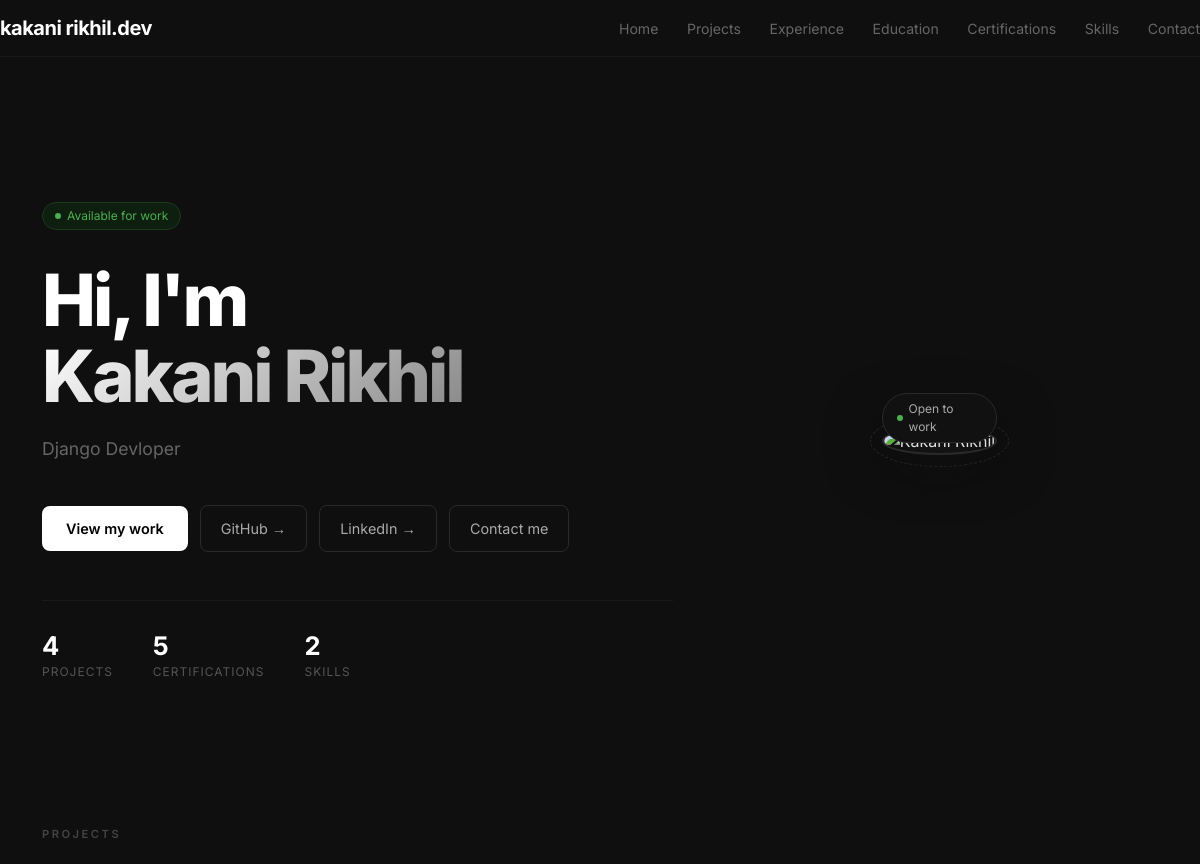
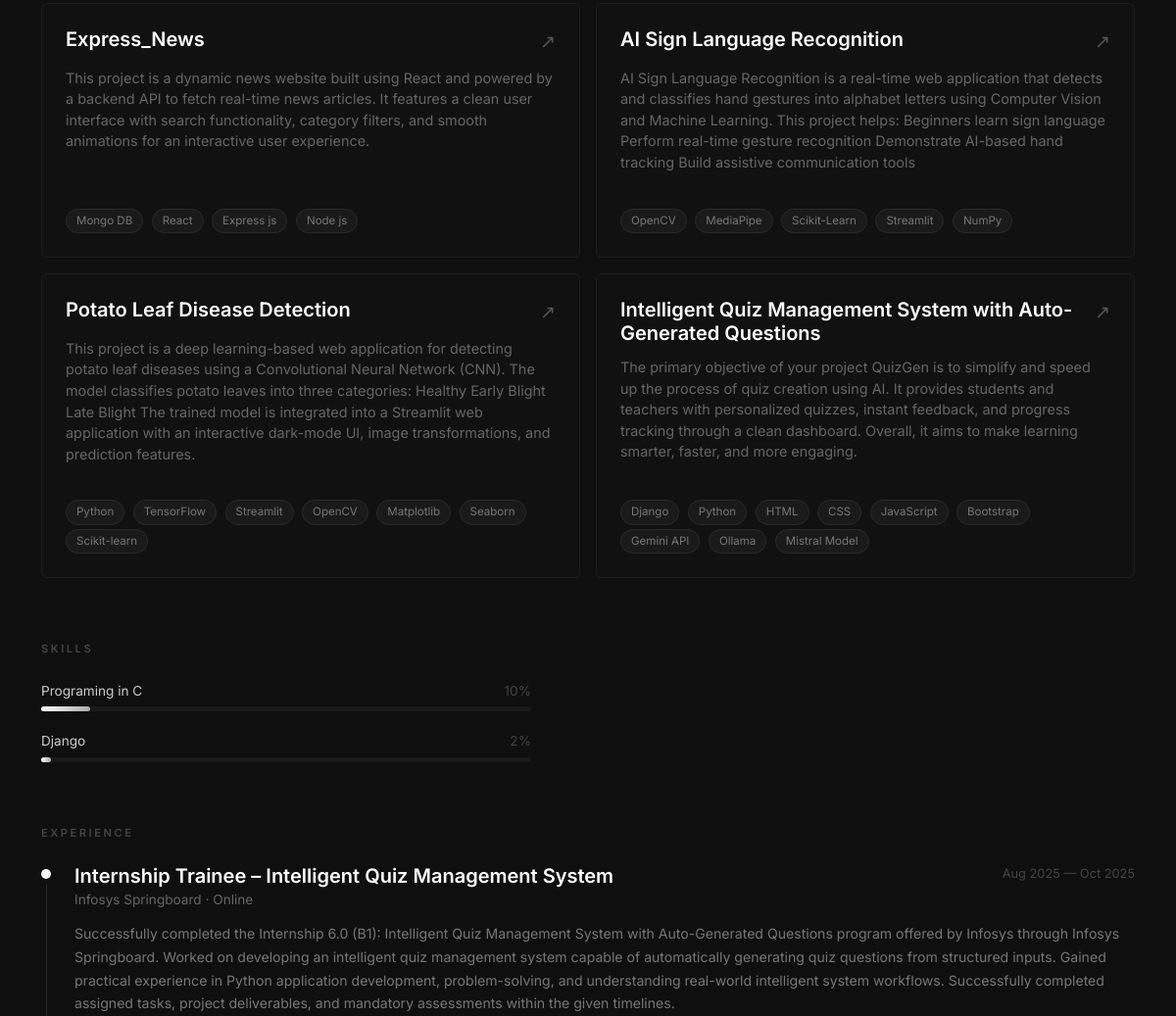
The app's page / (upper part), older data (2 pictures, top to bottom).
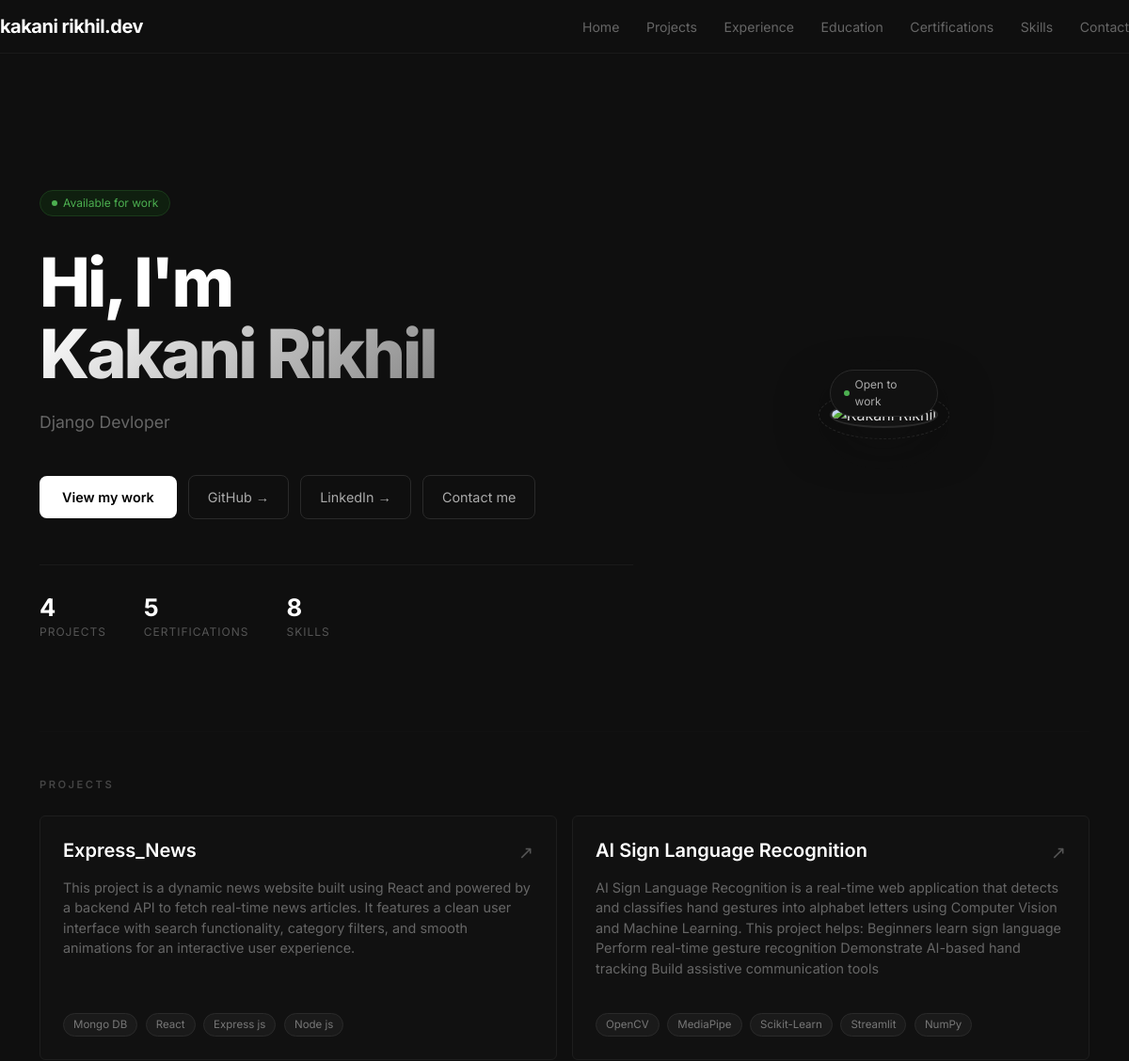
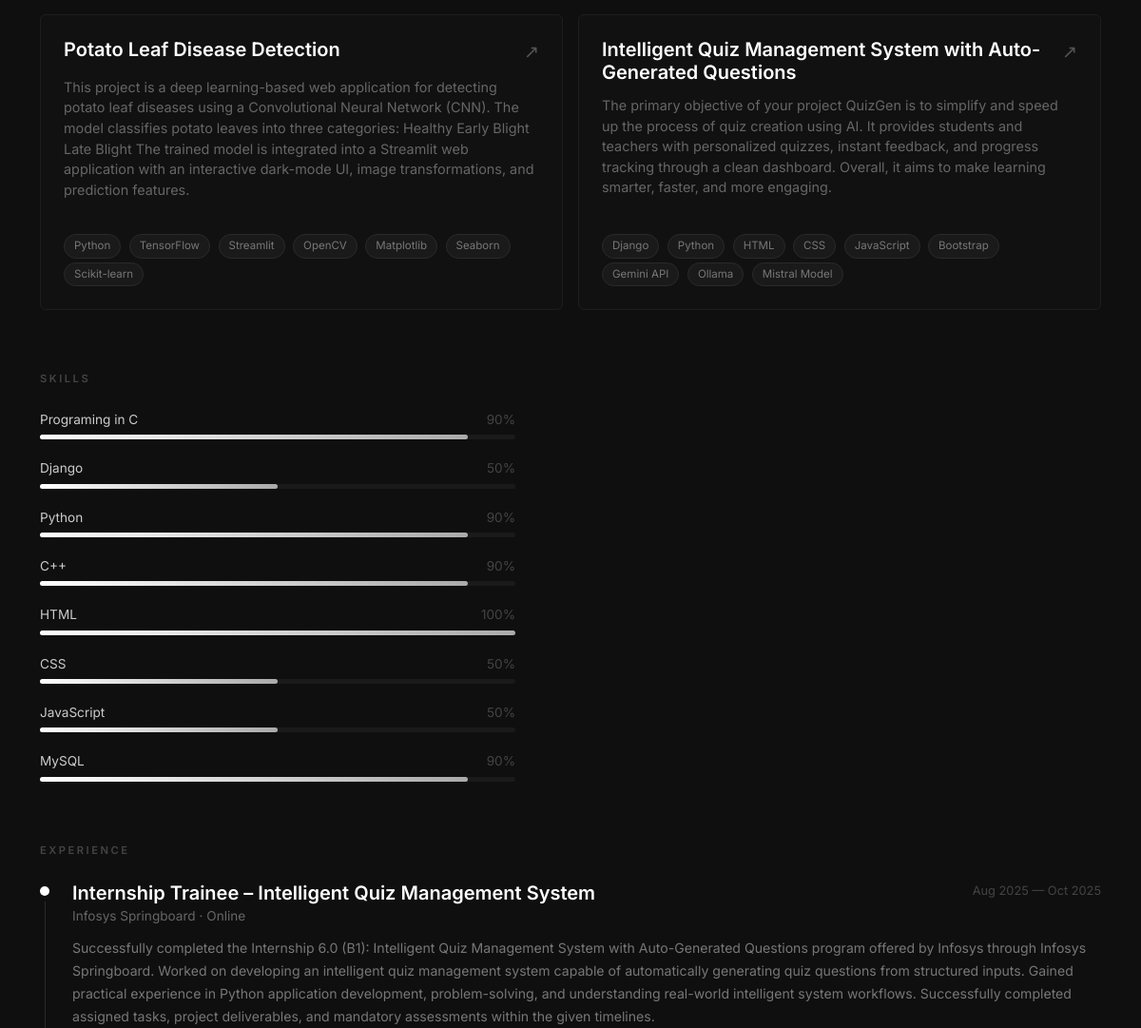
The same page, newer data (2 pictures, top to bottom).
### portfolio/models.py (models this page shows, shortened)
class Project(models.Model):
    title       = models.CharField(max_length=200)
    description = models.TextField()
    github_url  = models.URLField(blank=True)
    image       = models.ImageField(upload_to='projects/', blank=True)
    tech_stack  = models.CharField(max_length=300, blank=True)
    def get_tech_list(self):
        return [t.strip() for t in self.tech_stack.split(',') if t.strip()]

class Skill(models.Model):
    name  = models.CharField(max_length=100)
    level = models.IntegerField()

class Experience(models.Model):
    job_title   = models.CharField(max_length=200)
    company     = models.CharField(max_length=200)
    location    = models.CharField(max_length=200, blank=True)
    start_date  = models.CharField(max_length=50)
    end_date    = models.CharField(max_length=50, blank=True)
    description = models.TextField()
    order       = models.IntegerField(default=0)
    class Meta:
        ordering = ['order']

### portfolio/views.py (the view)
# urls.py: 2. Add a URL to urlpatterns:  path('', views.home, name='home')
def home(request):
    profile        = Profile.objects.first()
    projects       = Project.objects.all()
    skills         = Skill.objects.all()
    experiences    = Experience.objects.all()
    educations     = Education.objects.all()
    certifications = Certification.objects.all()
    return render(request, 'portfolio/home.html', {
        'profile'       : profile,
        'projects'      : projects,
        'skills'        : skills,
        'experiences'   : experiences,
        'educations'    : educations,
        'certifications': certifications,
    })

### portfolio/context_processors.py (called while the page is built)
def profile(request):
    return {
        'site_profile': Profile.objects.first()
    }

### portfolio/templates/portfolio/home.html (shortened to what the changed rows need)
{% extends 'portfolio/base.html' %}
{% load static %}
{% block content %}
<section style="padding: 6rem 0 5rem;">
    <div class="row align-items-center g-5">
        <div class="col-lg-7">
            <h1 style="font-size: clamp(2.8rem, 6vw, 5rem); font-weight: 800;
                       line-height: 1.05; letter-spacing: -3px; color: #fff; margin-bottom: 1.25rem;">
                Hi, I'm<br>
                <span style="background: linear-gradient(135deg, #fff 0%, #888 100%);
                             -webkit-background-clip: text; -webkit-text-fill-color: transparent;
                             background-clip: text;">
                    {{ profile.name }}
                </span>
            </h1>
            <div style="display: flex; gap: 2.5rem; margin-top: 3rem; padding-top: 2rem;
                        border-top: 1px solid #1a1a1a; flex-wrap: wrap;">
                <div>
                    <p style="font-size: 1.6rem; font-weight: 700; color: #fff; margin: 0; line-height: 1;">
                        {{ skills.count }}
                    </p>
                    <p style="font-size: 0.75rem; color: #555; margin: 4px 0 0;
                              letter-spacing: 1px; text-transform: uppercase;">Skills</p>
                </div>
            </div>
        </div>
    </div>
</section>
<section id="projects" style="margin-bottom: 4rem;">
    <div class="row g-3">
        {% for project in projects %}
        <div class="col-md-6">
            <div class="card p-4 h-100">
                <div style="display:flex; justify-content:space-between; align-items:start;">
                    <h5 style="color:#fff; font-weight:600; margin:0;">{{ project.title }}</h5>
                    <a href="{% url 'project-detail' project.id %}"
                       style="color:#555; font-size:1.2rem; text-decoration:none;">&nearr;</a>
                </div>
                <p style="color:#666; font-size:0.9rem; margin-top:0.75rem;">
                    {{ project.description }}
                </p>
                <div style="margin-top:auto; padding-top:1rem;">
                    {% for tech in project.get_tech_list %}
                    <span class="tag">{{ tech }}</span>
                    {% endfor %}
                </div>
            </div>
        </div>
        {% empty %}
        <p style="color:#555;">No projects yet — add them via the admin panel.</p>
        {% endfor %}
    </div>
</section>
<section id="skills" style="margin-bottom: 4rem;">
    <div style="max-width: 500px;">
        {% for skill in skills %}
        <div style="margin-bottom: 1.25rem;">
            <div style="display:flex; justify-content:space-between; font-size:0.85rem;">
                <span style="color:#ccc;">{{ skill.name }}</span>
                <span style="color:#444;">{{ skill.level }}%</span>
            </div>
            <div class="skill-bar-bg">
                <div class="skill-bar-fill" style="width: {{ skill.level }}%;"></div>
            </div>
        </div>
        {% endfor %}
    </div>
</section>
<section id="experience" style="margin-bottom: 4rem;">
    {% for exp in experiences %}
    <div style="display:flex; gap:1.5rem; margin-bottom:2rem;">
        <div style="display:flex; flex-direction:column; align-items:center;">
            <div style="width:10px; height:10px; border-radius:50%; background:#fff; margin-top:5px; flex-shrink:0;"></div>
        </div>
        <div style="flex:1; padding-bottom:1.5rem;">
            <div style="display:flex; justify-content:space-between; align-items:start; flex-wrap:wrap; gap:4px;">
                <div>
                    <h5 style="color:#fff; font-weight:600; margin:0;">{{ exp.job_title }}</h5>
                    <p style="color:#666; font-size:0.85rem; margin:2px 0 0;">
                        {{ exp.company }}{% if exp.location %} · {{ exp.location }}{% endif %}
                    </p>
                </div>
                <span style="color:#444; font-size:0.8rem; white-space:nowrap;">
                    {{ exp.start_date }} — {% if exp.end_date %}{{ exp.end_date }}{% else %}Present{% endif %}
                </span>
            </div>
            <p style="color:#777; font-size:0.88rem; margin-top:0.75rem; line-height:1.7;">
                {{ exp.description }}
            </p>
        </div>
    </div>
    {% empty %}
    <p style="color:#555;">No experience added yet.</p>
    {% endfor %}
</section>
{% endblock %}

Row changes from the older to the newer data that the page shows:
changed Skill "Programing in C": level "10" → "90"
changed Skill "Django": level "2" → "50"
added Skill: name "Python", level "90"
added Skill: name "C++", level "90"
added Skill: name "HTML", level "100"
added Skill: name "CSS", level "50"
added Skill: name "JavaScript", level "50"
added Skill: name "MySQL", level "90"
Text that changed along with them:
{{ skills.count }}: "2" → "8"
